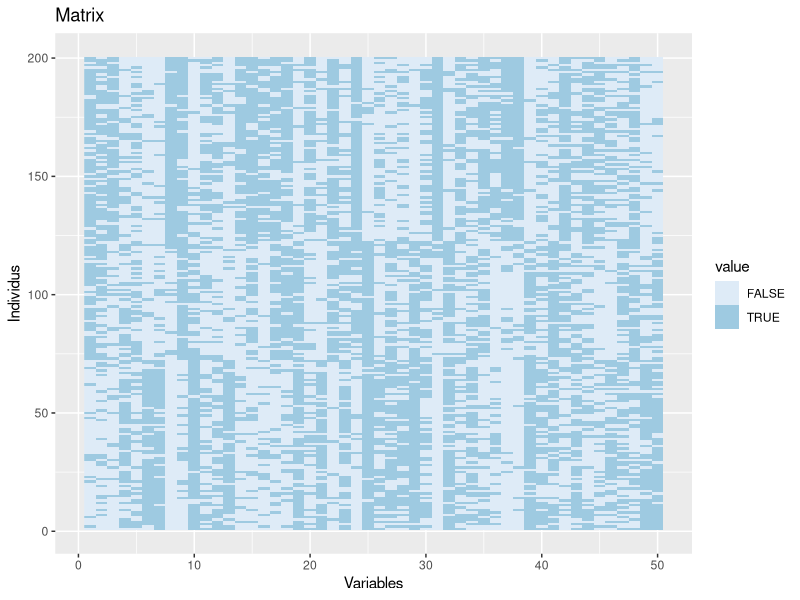
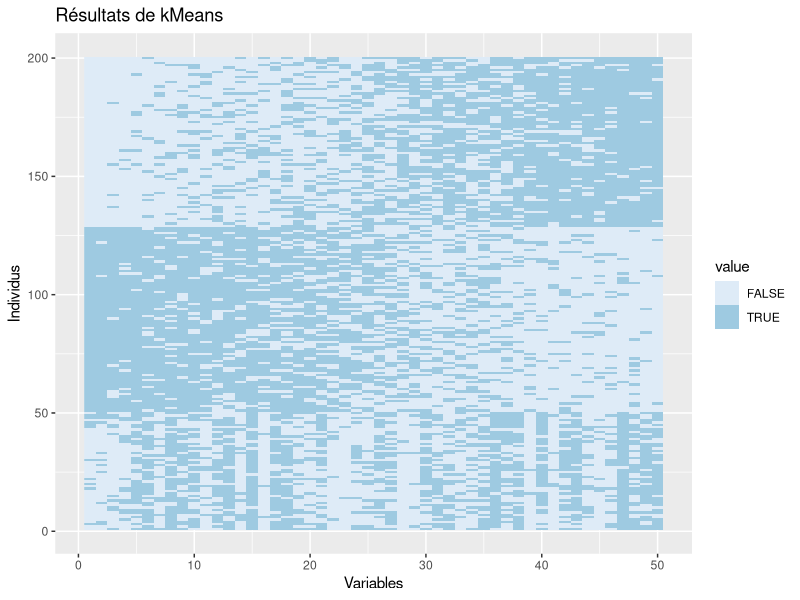
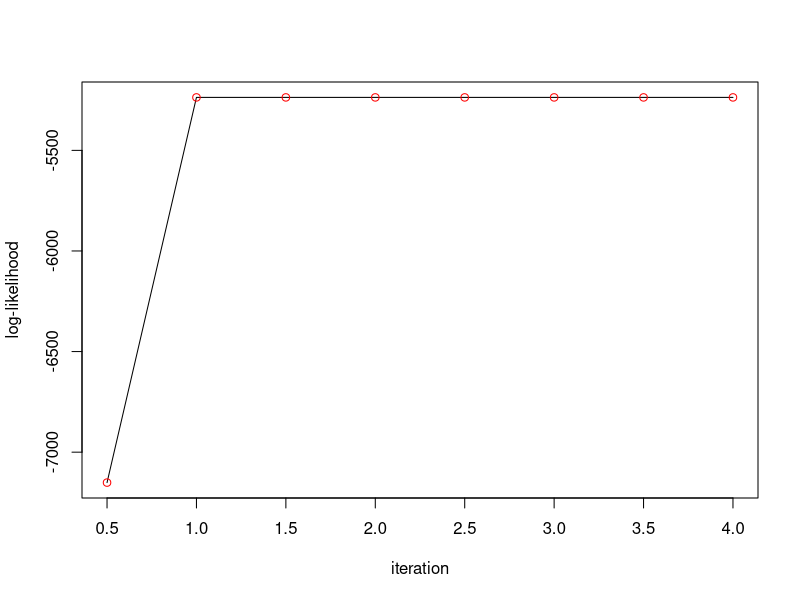
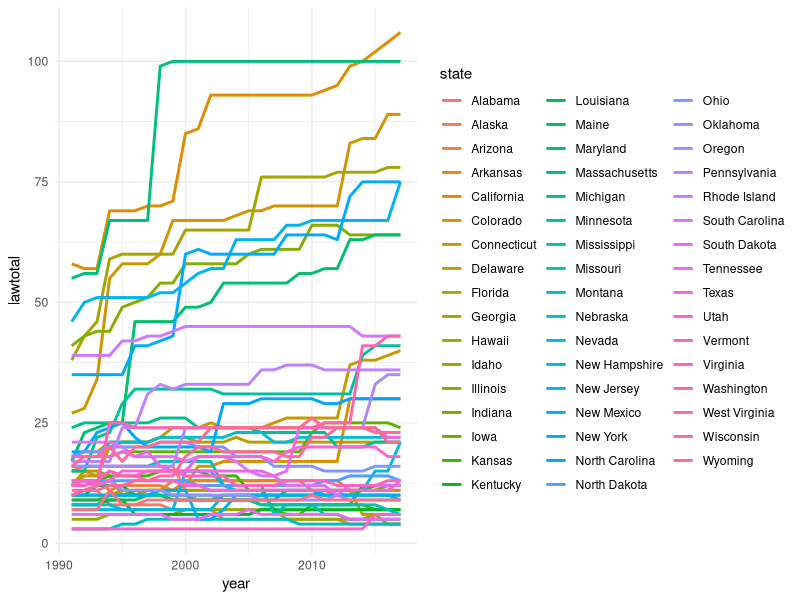
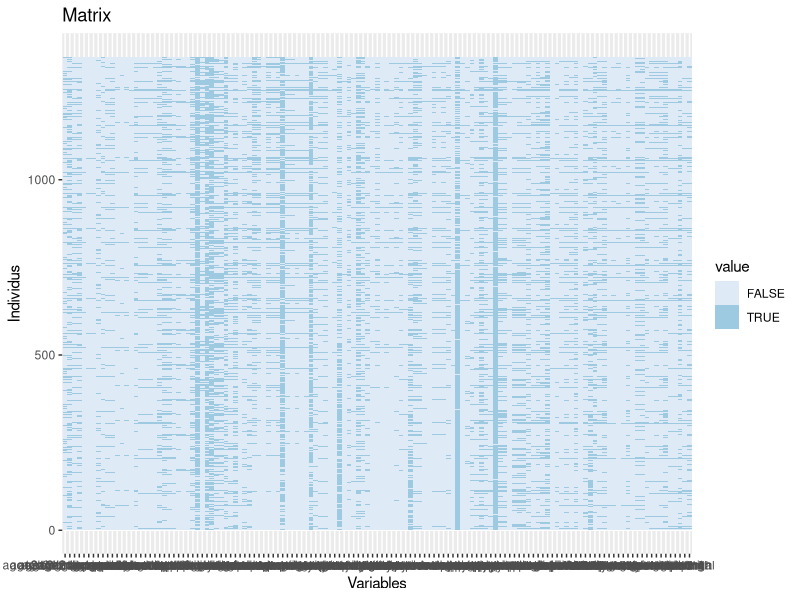
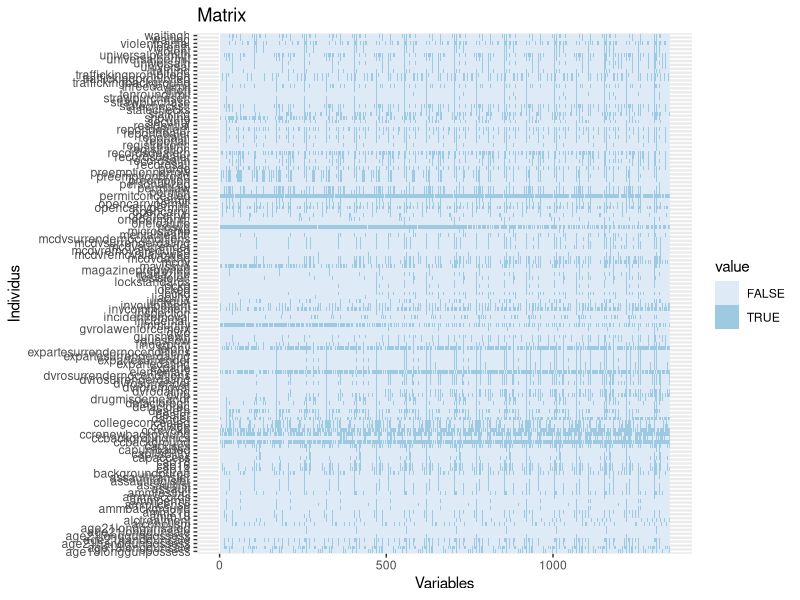
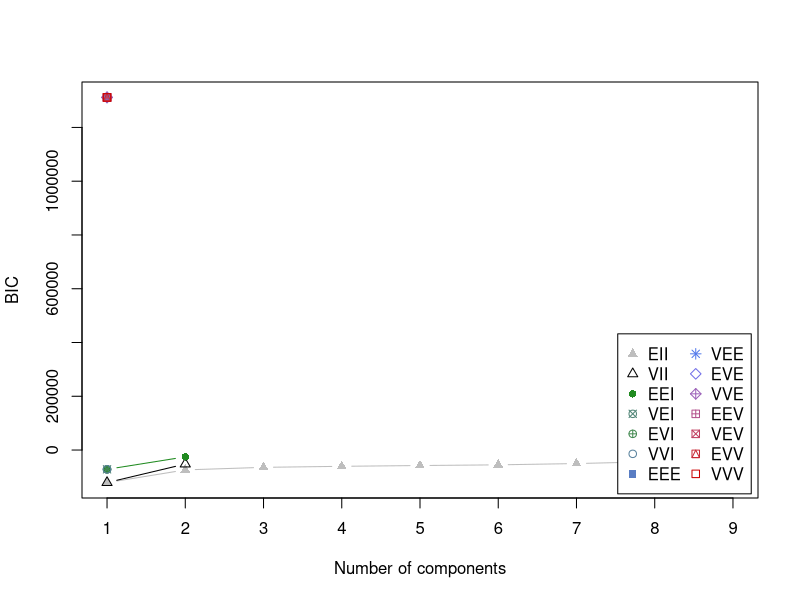
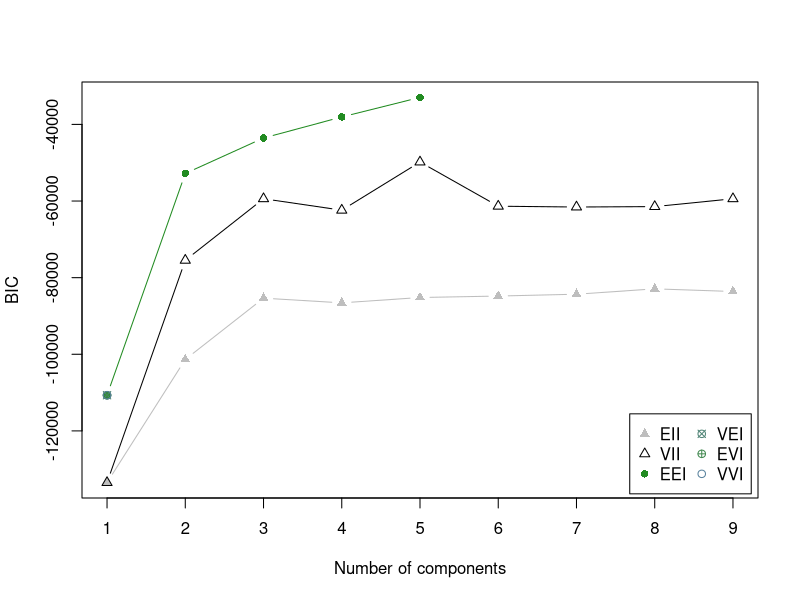

Here is the R script that generated these plots, in order:
## ---- chunk 1
knitr::opts_chunk$set(echo = TRUE)
## ---- chunk 2
library(tidyverse)
library(reshape2)
## ---- chunk 3
set.seed(3)
K<-3
p<-50
n<-200
pi<-c(1/3,1/3,1/3)
M<-matrix(runif(K*p),K,p)
M[K,]<-1-M[1,]
nks<-rmultinom(1,200,prob = pi)
Z<-rep(1:length(nks),nks)
X <-do.call(rbind, 
                  mapply(function(nk,k){
                    matrix(rbernoulli(nk*p,p=M[k,]),
                           nrow = nk,
                           ncol=p,
                           byrow = TRUE)}, nks,1:K))

real_X <- melt(X)
ggplot(real_X, aes(x = Var2, y = Var1)) + 
  geom_raster(aes(fill=value)) + 
  scale_fill_brewer(aesthetics = "fill") + 
  labs(x="Variables", y="Individus", title="Matrix")


kmeans(X,3,nstart = 10)->res.kmeans
# réorganiser selon les paramêtres de la première composante
tidyData<-melt(X[order(res.kmeans$cluster),order(M[1,])]) 

ggplot(tidyData, aes(x = Var2, y = Var1)) + 
  geom_raster(aes(fill=value)) + 
  scale_fill_brewer(aesthetics = "fill") + 
  labs(x="Variables", y="Individus", title="Résultats de kMeans") 
## ---- chunk 4
E_step <- function(params=list(pi=pi,M=M),X) {
  K <- length(params$pi)
  N <- nrow(X)
  tau <- matrix(NA,N,K)
  for (k in 1:K) {
    for (i in 1:N) {
      tau[i,k]<-(params$pi[k]*prod(dbinom(x = X[i,],size = 1,prob = M[k,])))/sum(sapply(1:K,function(l){
        params$pi[l]*prod(dbinom(x = X[i,],size = 1,prob = M[l,]))
      }))
    }
  }
  return(tau)
}
## ---- chunk 5
params <- list(pi=pi,M=M)
tau <- E_step(params,X)
tau
## ---- chunk 6
M_step <- function(X, tau, params) {
  N <- nrow(X)
  K <- ncol(tau)
  pi <- params$pi
  mu <- params$M
  
  for (k in 1:K) {
    N_k <- sum(tau[,k])
    pi[k] <- N_k/N
    
    if(N_k!=0) {
      mu[k,] <- 1/N_k*rowSums(sapply(1:N, function(n){
        tau[n,k]*X[n,]
      }))
    }
  }
  
  return(list(pi=pi,M=mu))
}
## ---- chunk 7
params <- M_step(X, tau, params)
matrix(params$pi,1,3,dimnames = list(c("val"), c("pi_1","pi_2","pi_3")))
t(params$M)
## ---- chunk 8
Init.EM <- function(X, K=3) {
  pi <- rep(x = 1/K, times = K)
  # pi <- c(0.9,0.05,0.05)
  M <- matrix(0.5,K,ncol(X))
  params <- list(pi = pi, M = M)
  return(params)
}

EM <- function(X, K) {
  params <- Init.EM(X, K)
  iter <- 0
  params.new <- params
  repeat{
    tau <- E_step(params = params.new, X)
    params <- M_step(X, tau, params)
    if((sum(unlist(params.new) - unlist(params))^2) / sum(unlist(params.new))^2 < 1e-20) break
    params.new <- params
  }
  return(list(params = params.new, tau = tau))
}
## ---- chunk 9
matrix(EM(X,3)$params$pi,1,3,dimnames = list(c("val"), c("pi_1","pi_2","pi_3")))
t(EM(X,3)$params$M)
## ---- chunk 10
log_vrsblc <- function(X, params, tau) {
  N <- nrow(X)
  K <- length(params$pi)
  # Z <- rep(1:K,params$pi*N) 
  Z <- apply(tau, 1, which.max) # uncertain
  logL <- 0
  
  for (n in 1:N) {
    for (k in 1:K) {
      logL <- logL + ifelse(Z[n]==k,1,0)*(log(params$pi[k])+log(prod(dbinom(X[n,],1,params$M[k,]))))
    }
  }
  
  return(logL)
}
## ---- chunk 11
log_vrsblc(X,params,tau)
## ---- chunk 12
EM.trace <- function(X, K) {
  params <- Init.EM(X, K)
  iter <- 0
  params.new <- params
  logLs <- c()
  
  repeat{
    tau <- E_step(params = params.new, X)
    logLs <- append(logLs, log_vrsblc(X,params,tau))  # calcule log-vraisemblance après l'étape E
    
    params <- M_step(X, tau, params)
    logLs <- append(logLs, log_vrsblc(X,params,tau))  # calcule log-vraisemblance après l'étape M
    
    if((sum(unlist(params.new) - unlist(params))^2) / sum(unlist(params.new))^2 < 1e-20) break
    params.new <- params
  }
  return(list(params = params.new, tau = tau, logLs = logLs))
}
## ---- chunk 13
logLs <- EM.trace(X,3)$logLs
plot(x = seq(from = 0.5, to = length(logLs)/2, by = 1/2), y = logLs, 
     type = "l", xlab = "iteration", ylab = "log-likelihood")
points(x = seq(from = 0.5, to = length(logLs)/2, by = 1/2), y = logLs, col = "red")
## ---- chunk 14
# la fonction qui prend la sortie de l'algorithme EM et rend le critère BIC.
BIC <- function(params, X) {
  N <- nrow(X)
  logp <- 0
  for (n in 1:N) {
    p <- 0
    for (k in 1:K) {
      p <- p + params$pi[k]*prod(dbinom(x=X[n,],size=1,prob=params$M[k,]))
    }
    logp <- logp + log(p)
  }
  d_k <- 1
  return(logp - d_k/2*log(N))
}
## ---- chunk 15
params <- EM(X, 3)$params
BIC(params, X)
## ---- chunk 16
# la fonction qui prend la sortie de l'algorithme EM et rend le critère ICL.
ICL <- function(params, tau, X) {
  N <- nrow(X)
  K <- length(params$pi)
  rtn <- 0
  for (n in 1:N) {
    for (k in 1:K) {
      rtn <- rtn + tau[n,k]*(log(params$pi[k])+sum(dbinom(x=X[n,],size=1,prob=params$M[Z[n],],log=T)))
    }
  }
  d_k <- 1
  return(rtn - d_k/2*log(N))
}
## ---- chunk 17
params <- EM(X, 3)$params
tau <- EM(X, 3)$tau
ICL(params, tau, X)
## ---- chunk 18
dat <- read.csv(file = "raw_data.csv")
rows <- as.matrix(dat[,-which(colnames(dat)%in%c("state","year","lawtotal"))])
cols <- t(rows)
## ---- chunk 19
ggplot(dat) +
 aes(x = year, y = lawtotal, colour = state) +
 geom_line(size = 1L) +
 scale_color_hue() +
 theme_minimal()

melt_rows <- melt(rows)
melt_rows$value <- as.logical(melt_rows$value)
ggplot(melt_rows, aes(x = Var2, y = Var1)) + 
  geom_raster(aes(fill=value)) + 
  scale_fill_brewer(aesthetics = "fill") + 
  labs(x="Variables", y="Individus", title="Matrix")

melt_cols <- melt(cols)
melt_cols$value <- as.logical(melt_cols$value)
ggplot(melt_cols, aes(x = Var2, y = Var1)) + 
  geom_raster(aes(fill=value)) + 
  scale_fill_brewer(aesthetics = "fill") + 
  labs(x="Variables", y="Individus", title="Matrix")
## ---- chunk 20
library(mclust)
clusters_mclust <- Mclust(rows) 
print(clusters_mclust$G)
plot(clusters_mclust, what = "BIC")

clusters_mclust <- Mclust(cols) 
print(clusters_mclust$G)
plot(clusters_mclust, what = "BIC")
## ---- chunk 21
res_rows <- EM(X = rows, K = 2)
print(res_rows$params)

# rownames(cols) <- 1:nrow(cols)
# res_cols <- EM(X = cols, K = 5) # out of bounds
